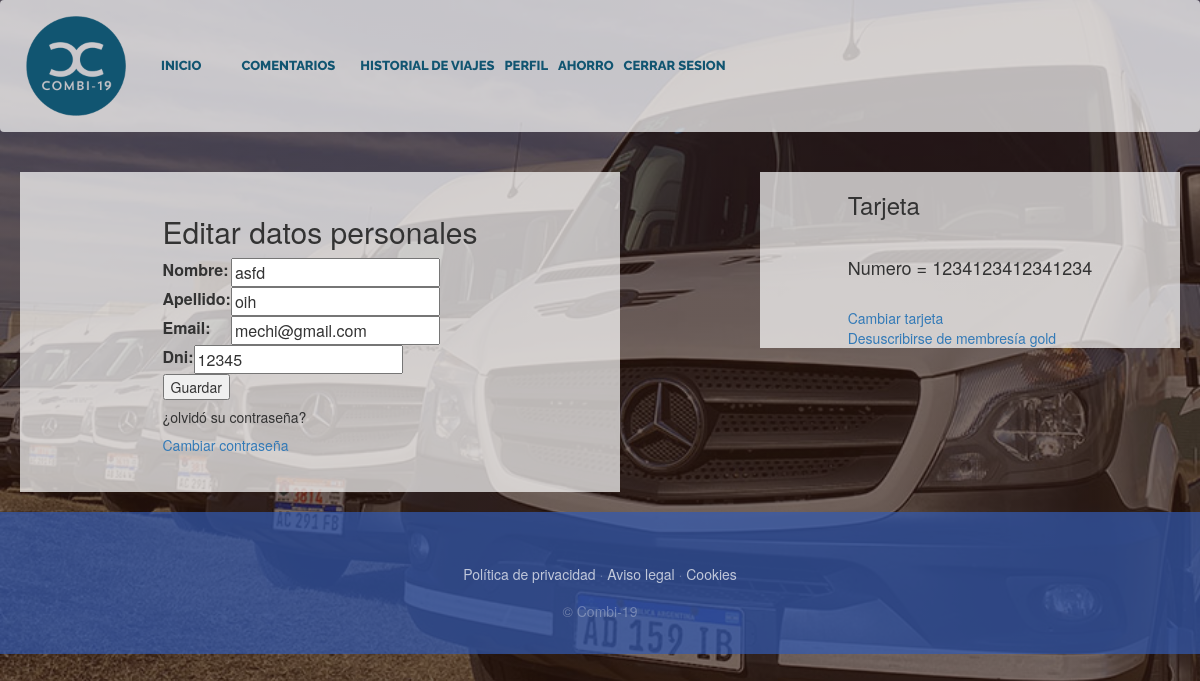
Page /Perfil/ (signed in) on the earlier database version.
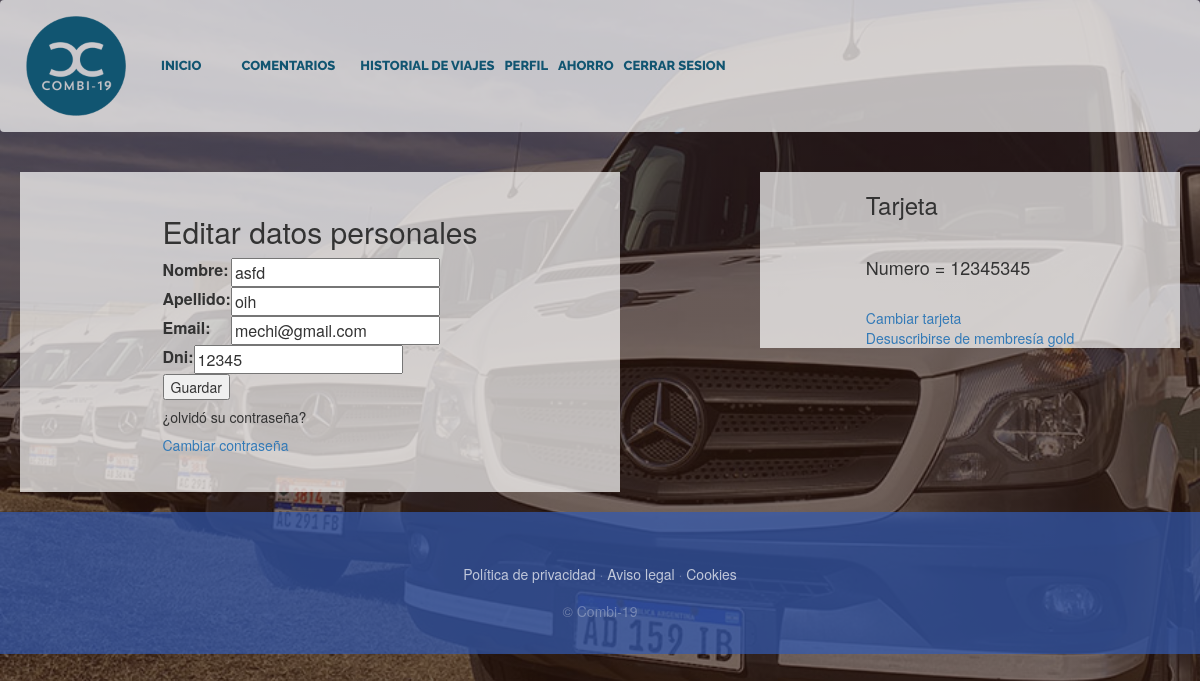
Same page on the later database version.
### PaginaDePruebaApp/models.py (models this page shows, shortened)
class User(AbstractUser):
    username=None
    email=models.EmailField(_('email address'), unique=True)
    USERNAME_FIELD='email'
    REQUIRED_FIELDS = []
    objects=CustomUserManager()
    esCliente=models.BooleanField(default=False)
    esChofer=models.BooleanField(default=False)
    class Meta:
        verbose_name="Usuario"
        verbose_name_plural="Usuarios"

class Cliente(models.Model):
    user=models.OneToOneField(User, on_delete=models.CASCADE, primary_key=True)
    dni= models.IntegerField(null= True, blank = False)
    suspendido=models.BooleanField(default=False)
    esGold=models.BooleanField(default=False)
    historialViajes=models.ManyToManyField(Viaje,default=None,null=True)
    ahorro=models.FloatField(default=0)
    tarjeta=models.OneToOneField(Tarjeta, on_delete=models.CASCADE, null=True, default=None)
    class Meta:
        verbose_name="Cliente"
        verbose_name_plural="Clientes"

class Tarjeta(models.Model):
    nro=models.IntegerField()
    fechaVto=models.DateTimeField()
    codigo=models.IntegerField()
    class Meta:
        verbose_name="Tarjeta"
        verbose_name_plural="Tarjetas"

### PaginaDePruebaApp/views.py (the view)
# urls.py: path('Perfil/', views.Perfil,name = "Perfil"),
def Perfil(request):
    cliente=Cliente.objects.get(user_id=request.user.id)
    usuario = User.objects.filter(id= request.user.id).first()
    if request.method == "POST":
        form = EditarForm(request.POST, instance= usuario)
        form2 = EditarDniForm(request.POST, instance = cliente)
        if form.is_valid():
            if form2.is_valid():
                diccionario=form2.cleaned_data
                if diccionario["dni"] >= 0:
                    form.save()
                    form2.save()
                    return render(request,"PaginaDePruebaApp/perfil.html", {"form": form,"persona":cliente,"form2":form2,"cliente":cliente})
                else:
                    msg ="El dni debe ser un numero positivo"    ## Mensaje de error
                    form2.add_error("dni", msg)
                    return render(request,"PaginaDePruebaApp/perfil.html", {"form": form,"persona":cliente,"form2":form2,"cliente":cliente})
            else:
                return render(request,"PaginaDePruebaApp/perfil.html", {"form": form,"persona":cliente,"form2":form2,"cliente":cliente})
        else:
            return render(request,"PaginaDePruebaApp/perfil.html", {"form": form,"persona":cliente,"form2":form2,"cliente":cliente})
    else:
        form = EditarForm(instance = usuario)
        form2 = EditarDniForm(instance = cliente)
        return render(request, "PaginaDepruebaApp/perfil.html", {"form": form, "persona":cliente,"form2":form2,"cliente":cliente})

### PaginaDePruebaApp/forms.py
class EditarForm(forms.ModelForm):
    first_name= forms.CharField(label='Nombre', max_length=30,widget=forms.TextInput())
    last_name= forms.CharField(label='Apellido',max_length=30,widget=forms.TextInput())
    email = forms.EmailField()
    class Meta:
        model = get_user_model()
        fields= ['first_name','last_name', 'email']
    def __init__(self ,*args, **kwargs):
        super(EditarForm, self).__init__(*args, **kwargs)

class EditarDniForm(forms.ModelForm):
    dni = forms.IntegerField()
    class Meta:
        model = get_user_model()
        fields = ['dni']

### PaginaDePruebaApp/templates/PaginaDePruebaApp/perfil.html (shortened to what this page needs)
{% extends "PaginaDePruebaApp/base.html" %}
{% load static %}
{% block content %}
<div class="formPerfil">
    <form class="perfil" action="" method="post">
        <h2>Editar datos personales </h2>
        <table> {{form.as_table}} </table>
        <table> {{form2.as_table}} </table>
        <input type="button" value="Guardar" onclick="submitForms()" />
        <h5> ¿olvidó su contraseña? </h5>
        <a href = "{% url 'CambiarContrasena' user.id %}">Cambiar contraseña</a>
    </form>
</div>
<div class="infoGold">
    {% if persona.esGold %}
        <div>
            <h3>Tarjeta</h3>
            <br>
            <h4>Numero = {{ persona.tarjeta.nro }}</h4>
            <br>
            <a href="{% url 'CambioTarjeta' %}">Cambiar tarjeta</a>
            <br>
            <a href="{% url 'ConfirmacionBajaMembresia' %}">Desuscribirse de membresía gold</a>
        </div>
    {% endif %}
 </div>
{% endblock %}

### PaginaDePruebaApp/templates/PaginaDePruebaApp/base.html (shortened to what this page needs)
<html>
<head>
    {% load static %}
    <link href="{% static 'PaginaDePruebaApp/vendor/bootstrap/css/bootstrap.min.css' %}" rel="stylesheet">
    <link href="{% static 'PaginaDePruebaApp/css/gestion.css' %}" rel="stylesheet">
<link rel="stylesheet" href="https://maxcdn.bootstrapcdn.com/bootstrap/3.4.1/css/bootstrap.min.css">
<link rel="stylesheet" href="https://cdnjs.cloudflare.com/ajax/libs/bootstrap-datetimepicker/4.17.47/css/bootstrap-datetimepicker.css">
</head>
<body>
    <nav class="navbar navbar-expand-lg navbar-dark py-lg-4" id="mainNav">
        <div class="container-fluid">
            <img src="{% static 'PaginaDePruebaApp/img/logo.png'%}" alt="" width="100">
            <div class="collapse navbar-collapse" id="navbarResponsive">
                <ul class="navbar-nav mx-auto">
                    <li class="nav-item {% if request.path == 'Inicio' %}active{% endif %} px-lg-4">
                        <a class="nav-link text-uppercase text-expanded" href="{% url 'Inicio' %}">Inicio</a>
                    </li>
                    <li class="nav-item {% if request.path == 'Comentarios' %}active{% endif %} px-lg-4">
                        <a class="nav-link text-uppercase text-expanded" href="{% url 'Comentarios' %}">Comentarios</a>
                    </li>
                    {% if user.is_authenticated %}
                        {% if user.esCliente %}
                            <li class="nav-item">
                                <a class="nav-link text-uppercase text-expanded" href="{% url 'HistorialDeViajes' %}">Historial de viajes</a>
                            </li>
                            <li class="nav-item">
                                <a class="nav-link text-uppercase text-expanded" href="{% url 'Perfil' %}">Perfil</a>
                            </li>
                            {% if persona.esGold %}
                                <li class="nav-item">
                                    <a class="nav-link text-uppercase text-expanded" href="{% url 'Ahorro' %}">Ahorro</a>
                                </li>
                            {% endif %}
                        {% endif %}
                        <li class="nav-item">
                            <a class="nav-link text-uppercase text-expanded" href="{% url 'logout' %}">Cerrar sesion</a>
                        </li>
                    {% endif %}
                </ul>
            </div>
        </div>
    </nav>
    {% block content %}
    {% endblock %}
    <footer id="fot" class="footer text-faded text-center py-5">
        <div class="container">
            <p class="m-0 mbt">
                <a href="sample.html" class="link">Política de privacidad</a> ·
                <a href="sample.html" class="link">Aviso legal</a> ·
                <a href="sample.html" class="link">Cookies</a>
            </p>
            <p class="m-0 mbt1">&copy; Combi-19</p>
        </div>
    </footer>
</body>
</html>

### PaginaDePruebaApp/static/PaginaDePruebaApp/css/gestion.css (style rules this page uses)
body { font-family: 'Lora'; background: linear-gradient(rgba(47, 23, 15, 0.65), rgba(47, 23, 15, 0.65)), url("../img/fondo.jpg"); background-attachment: fixed; background-position: center; background-size: cover; }
h1, h2, h3, h4, h5, h6 { font-family: 'Raleway'; }
p { line-height: 1.75; }
.text-faded { color: rgba(255, 255, 255, 0.3); }
#mainNav { font-family: 'Raleway'; background-color: rgba(255, 255, 255, 0.7); }
#mainNav .navbar-nav .nav-item .nav-link { color: #115571; font-weight: 800; }
@media (min-width: 992px) { #mainNav .navbar-nav .nav-item .nav-link { font-size: 1.3rem; } }
.footer { clear: both; background-color: rgba(50, 91, 179, 0.7); }
.mbt { padding-top: 2rem; }
.mbt1 { padding-top: 1.25rem; }
a.link { color: rgba(255, 255, 255, 0.7); }
.formPerfil { width: 50%; height: 40%; display: flex; align-items: center; justify-content: center; float: left; flex-flow: row wrap; background-color: rgba(255, 255, 255,0.7); margin: 20px 20px; }
.infoGold { width: 35%; display: flex; align-items: center; justify-content: center; float: right; flex-flow: row wrap; background-color: rgba(255, 255, 255,0.7); margin: 20px 20px; }

Differences in the rows shown:
changed Cliente: tarjeta.nro "1234123412341234" → "12345345"
